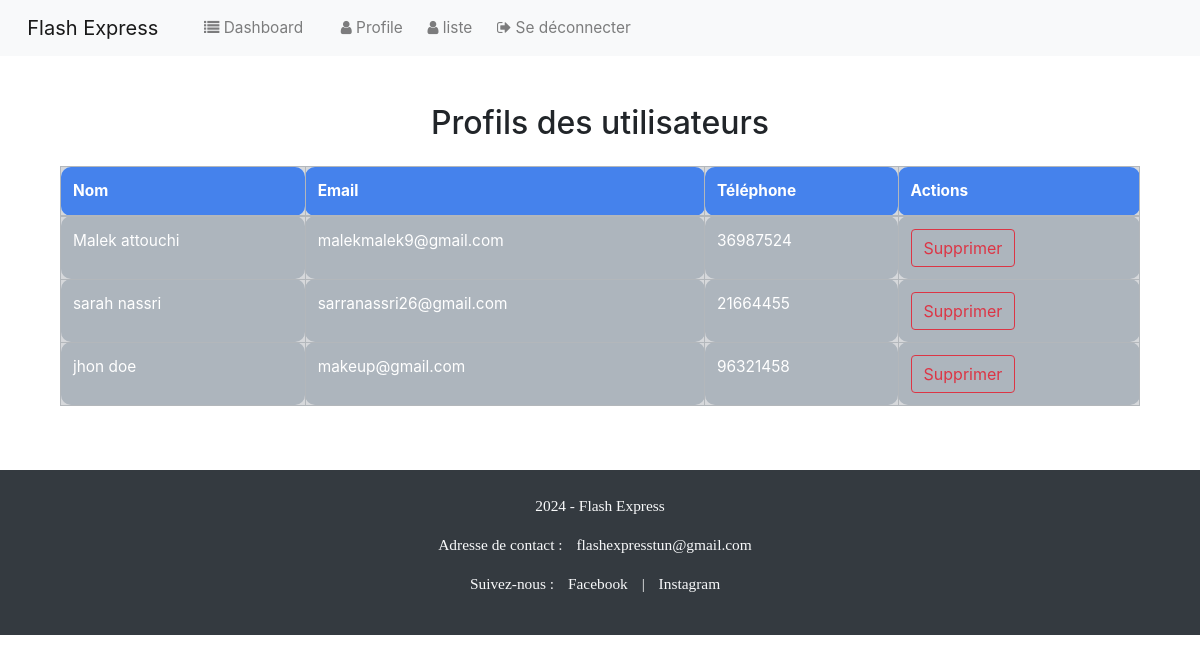
Page /admin-view/profiles/ (signed in) on the committed database.
### colis/models.py (models this page shows, shortened)
class Profile(models.Model):
    user = models.OneToOneField(User, on_delete=models.CASCADE)
    phone_number = models.CharField(max_length=8, blank=False, null=False)

### colis/views.py (the view)
# urls.py: path('admin-view/profiles/', views.admin_view_profiles, name='admin_view_profiles'),
@login_required(login_url='login')
def admin_view_profiles(request):
    if not request.user.is_superuser:
        return redirect('home')
    profiles = Profile.objects.all()
    return render(request, 'colis/admin_view_profiles.html', {
        'profiles': profiles,
    })

### colis/templates/colis/admin_view_profiles.html (shortened to what this page needs)
{% extends 'colis/base.html' %}
{% block content %}
<div class="container mt-4">
    <h2 class="text-center mb-4">Profils des utilisateurs</h2>
    <div class="table-responsive">
        <table class="table table-secondary table-hover table-bordered">
            <thead class="table table-primary">
                <tr>
                    <th>Nom</th>
                    <th>Email</th>
                    <th>Téléphone</th>
                    <th>Actions</th>
                </tr>
            </thead>
            <tbody>
                {% for profile in profiles %}
                {% if not profile.user.is_staff %}
                <tr>
                    <td>{{ profile.user.first_name }} {{ profile.user.last_name }}</td>
                    <td>{{ profile.user.email }}</td>
                    <td>{{ profile.phone_number }}</td>
                    <td>
                            <a href="{% url 'admin_delete_user' profile.user.username %}" class="btn btn-outline-danger">Supprimer</a>
                    </td>
                </tr>
                {% endif %}
                {% endfor %}
            </tbody>
        </table>
    </div>
</div>
{% endblock %}

### static/css/styles.css (style rules this page uses)
th, td { padding: 8px; text-align: left; border-radius: 10px; }

### rows in the picture
Profile: user.first_name "Malek", user.last_name "attouchi", user.email "malekmalek9@gmail.com", phone_number "36987524"
Profile: user.first_name "sarah", user.last_name "nassri", user.email "sarranassri26@gmail.com", phone_number "21664455"
Profile: user.first_name "jhon", user.last_name "doe", user.email "makeup@gmail.com", phone_number "96321458"
